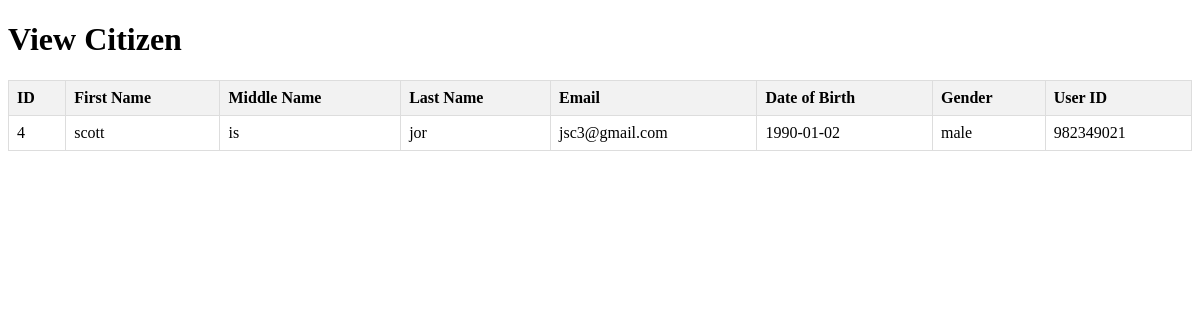
Screenshot of /view-citizen/4 with the database file from the repository.
### tables this page shows
CREATE TABLE users (
        id INTEGER PRIMARY KEY,
        first_name TEXT,
        middle_name TEXT,
        last_name TEXT,
        date_of_birth DATE,
        email TEXT UNIQUE,
        gender TEXT,
        user_id TEXT UNIQUE
    );

### app.py (the view)
@app.route("/view-citizen/<int:user_id>")
def view_citizen(user_id):
    try:
        conn = sqlite3.connect('mydatabase.db')
        cursor = conn.cursor()
        cursor.execute("SELECT id, first_name, middle_name, last_name, email, date_of_birth, gender, user_id FROM users WHERE id = ?", (user_id,))
        user = cursor.fetchone()
        conn.close()
        return render_template("view_citizen.html", user=user)
    except Exception as e:
        return f"An error occurred: {str(e)}"

### templates/view_citizen.html (shortened to what this page needs)
<!DOCTYPE html>
<html lang="en">
<head>
</head>
<body>
    <h1>View Citizen</h1>
    <table>
        <tr>
            <th>ID</th>
            <th>First Name</th>
            <th>Middle Name</th>
            <th>Last Name</th>
            <th>Email</th>
            <th>Date of Birth</th>
            <th>Gender</th>
            <th>User ID</th>
        </tr>
        <tr>
            <td>{{ user[0] }}</td>
            <td>{{ user[1] }}</td>
            <td>{{ user[2] }}</td>
            <td>{{ user[3] }}</td>
            <td>{{ user[4] }}</td>
            <td>{{ user[5] }}</td>
            <td>{{ user[6] }}</td>
            <td>{{ user[7] }}</td>
        </tr>
    </table>
</body>
</html>

### templates/view_citizen.html (style rules this page uses)
table { width: 100%; border-collapse: collapse; }
th, td { border: 1px solid #ddd; padding: 8px; text-align: left; }
th { background-color: #f2f2f2; }

### rows the page displays
users: id "4", first_name "scott", middle_name "is", last_name "jor", email "jsc3@gmail.com", date_of_birth "1990-01-02", gender "male", user "982349021"
